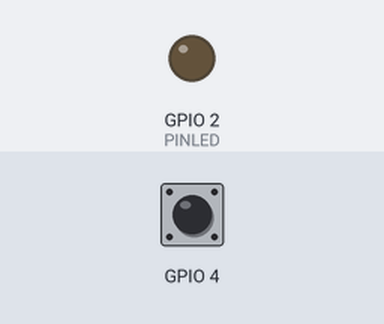
A sketch run on a simulated ESP32. Shown: output pins drawn as LEDs (lit = HIGH). Dashed ring = blinking. The test bench sets the inputs (shaded band); at power-on: GPIO 4 HIGH. What the sketch prints to the serial monitor is not drawn.

Above: at 2.2 s.
2.3 s: GPIO 4 pulled LOW for 1 s
At 4.4 s:
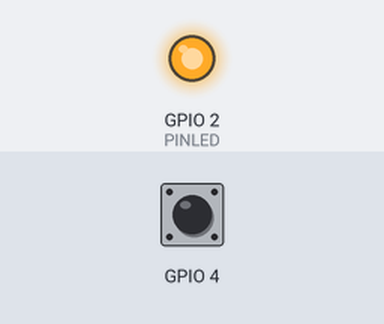
4.8 s: GPIO 4 pulled LOW for 0.25 s
At 5.7 s:
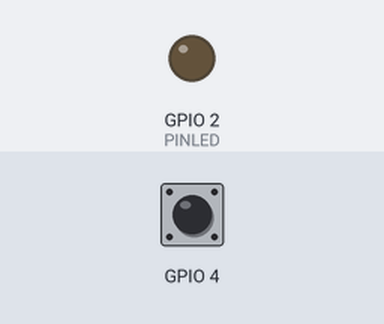
6.5 s: GPIO 4 pulled LOW for 3.2 s
At 6.8 s:
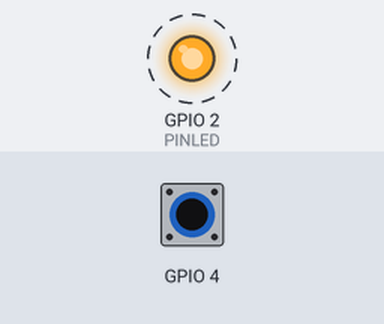
Timing chart, 0 to 10.9 s (numbered marks = the images above; inputs shaded):
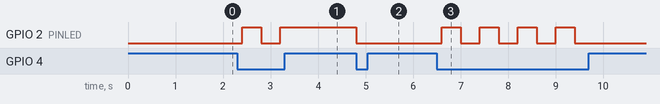

Measured:
- after the input at 2.3 s, GPIO 2 (PINLED): LOW → HIGH after 0.10 s, → LOW 0.40 s later, → HIGH 0.40 s later
- after the input at 4.8 s, GPIO 2 (PINLED): HIGH → LOW at once
- after the input at 6.5 s, GPIO 2 (PINLED): alternates HIGH for 0.40 s and LOW for 0.40 s, 8 changes in all, then stays LOW, starting after 0.10 s

The sketch:

sketch_jun27a.ino
```cpp
// ESP32 Touch Test
// Just test touch pin - Touch0 is T0 which is on GPIO 4.
const int PINLED = 2;
int sensor;
int ledEncendido; // 1 Encendido 0 Apagado
void setup() {
  Serial.begin(115200);  //baudio
  delay(1000); // give me time to bring up serial monitor
  Serial.println("ESP32 Touch Test");
  pinMode(PINLED, OUTPUT);
}

void loop() {
  sensor = touchRead(T0);

  if (sensor < 30 ){
    //Encender led
    if(ledEncendido == 1){
      // Encendido, hay que apagarlo
      digitalWrite(PINLED, LOW);
      ledEncendido = 0;
    }
    else{
      //Apagado, hay que encenderlo
      digitalWrite(PINLED, HIGH);
      ledEncendido = 1;
    }
    delay(200);

  }
  Serial.println(); // get value using T0
  delay(200);

}
```
